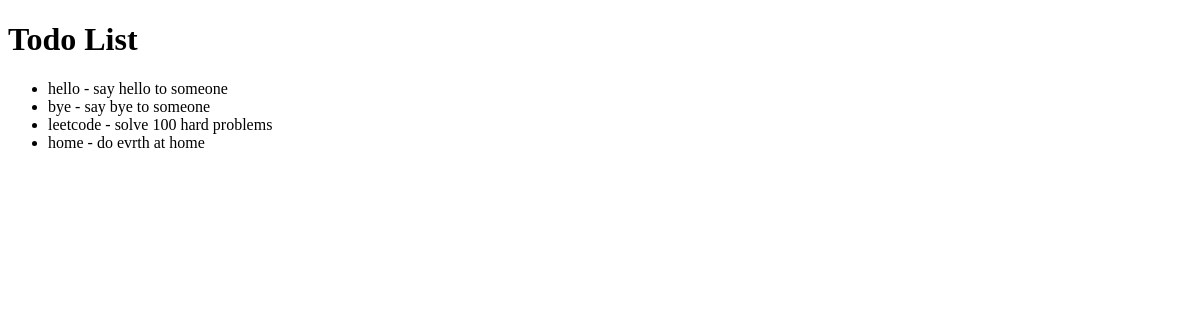
Before: / with the older database file.
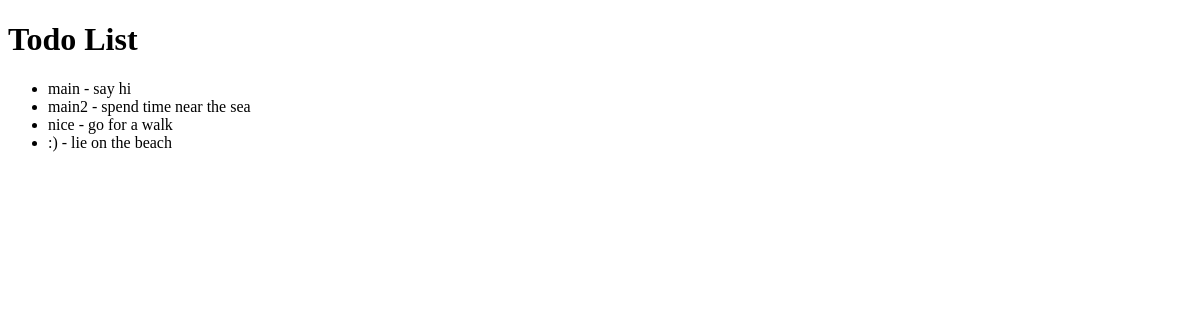
After: the same page with the newer database file.
### todolist_api/models.py (models this page shows, shortened)
class TodoList(models.Model):
    title = models.CharField(max_length=100, blank=False)
    description = models.TextField(blank=True)
    date = models.DateTimeField(default=datetime.now)
    completed = models.BooleanField(default=False)
    user = models.ForeignKey(User, on_delete=models.CASCADE)

### todolist_api/views.py (the view)
# urls.py: path("", views.index, name="main"),
def index(request):
    queryset = TodoList.objects.all()
    return render(request, 'index.html', {'todos': queryset})

### todolist_api/templates/index.html (shortened to what this page needs)
<!DOCTYPE html>
<html lang="en">
<head>
</head>
<body>
    <h1>Todo List</h1>
    <ul>
        {% for todo in todos %}
            <li>{{ todo.title }} - {{ todo.description }}</li>
        {% endfor %}
    </ul>
</body>
</html>

Changed rows visible on the page:
changed TodoList: title "hello" → "main"; description "say hello to someone" → "say hi"
changed TodoList: title "bye" → "main2"; description "say bye to someone" → "spend time near the sea"
changed TodoList: title "leetcode" → "nice"; description "solve 100 hard problems" → "go for a walk"
changed TodoList: title "home" → ":)"; description "do evrth at home" → "lie on the beach"
